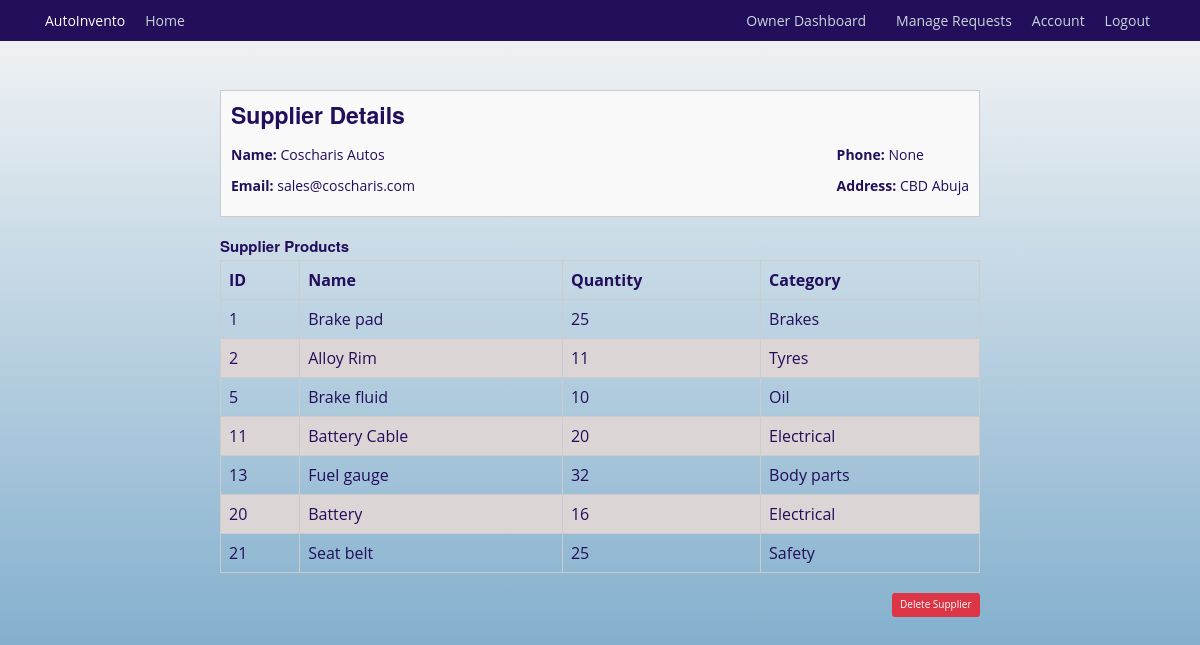
The app's page /suppliers/view/1 (signed in), older data.
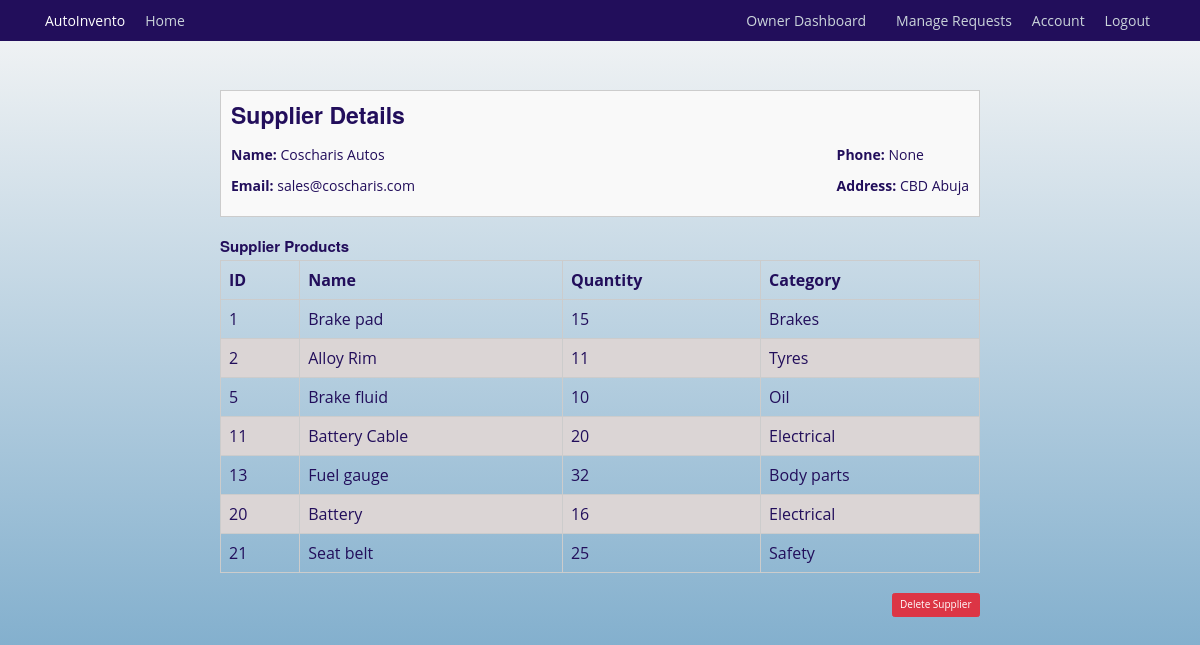
The same page, newer data.
### autoinvento/models.py (models this page shows, shortened)
class InventoryItem(db.Model):
    id = db.Column(db.Integer, primary_key=True)
    name = db.Column(db.String(128), unique=True, nullable=False, index=True)
    quantity = db.Column(db.Integer, nullable=False)
    category = db.Column(db.String(50), nullable=False)
    low_stock_threshold = db.Column(db.Integer, default=10)
    date_added = db.Column(db.DateTime, default=datetime.utcnow)
    supplier_id = db.Column(db.Integer, db.ForeignKey('supplier.id'))
    supplier = db.relationship('Supplier', back_populates='items')
    usage_logs = db.relationship('UsageLog', back_populates='items', cascade='all, delete-orphan')
    notifications = db.relationship('Notification', back_populates='items', cascade='all, delete-orphan')
    requests = db.relationship('InventoryRequest', back_populates='requested_item')

### autoinvento/suppliers/routes.py (the view)
@supplier.route('/suppliers/view/<int:supplier_id>', methods=['GET', 'POST'])
@login_required
def view_supplier(supplier_id):
    supplier = Supplier.query.get_or_404(supplier_id)
    supplier_products = InventoryItem.query.filter_by(supplier_id=supplier.id).all()
    return render_template('view_supplier.html', title=supplier.name, supplier=supplier, supplier_products=supplier_products)

### autoinvento/models.py (called while the page is built)
@login_manager.user_loader
def load_user(mechanic_id):
    return Mechanics.query.get(int(mechanic_id))

### autoinvento/templates/view_supplier.html (shortened to what this page needs)
{% extends "base.html" %}
{% block content %}
    <div class="invoice-container">
        <div class="invoice-info">
            <div class="invoice-details">
                <h3>Supplier Details</h3>
                <div class="billing-info mt-4">
                    <div>
                        <p><strong>Name:</strong> {{ supplier.name }}</p>
                        <p><strong>Email:</strong> {{ supplier.email }}</p>
                    </div>
                    <div>
                        <p><strong>Phone:</strong> {{ supplier.phone_number }}</p>
                        <p><strong>Address:</strong> {{ supplier.contact }}</p>
                    </div>
                </div>
            </div>
        </div>
        <div class="invoice-table">
            <h4>Supplier Products</h4>
            <table>
                <thead>
                    <tr>
                        <th>ID</th>
                        <th>Name</th>
                        <th>Quantity</th>
                        <th>Category</th>
                    </tr>
                </thead>
                <tbody>
                    {% for item in supplier_products %}
                    <tr>
                        <td>{{ item.id }}</td>
                        <td>{{ item.name }}</td>
                        <td>{{ item.quantity }}</td>
                        <td>{{ item.category }}</td>
                    </tr>
                    {% endfor %}
                </tbody>
            </table>
        </div>
        <div class="invoice-total">
            <button type="button" class="btn btn-danger" data-bs-toggle="modal" data-bs-target="#deleteModal">
                Delete Supplier
            </button>
        </div>
    </div>
{% endblock content %}

Row changes from the older to the newer data that the page shows:
changed InventoryItem "Brake pad": quantity "25" → "15"
